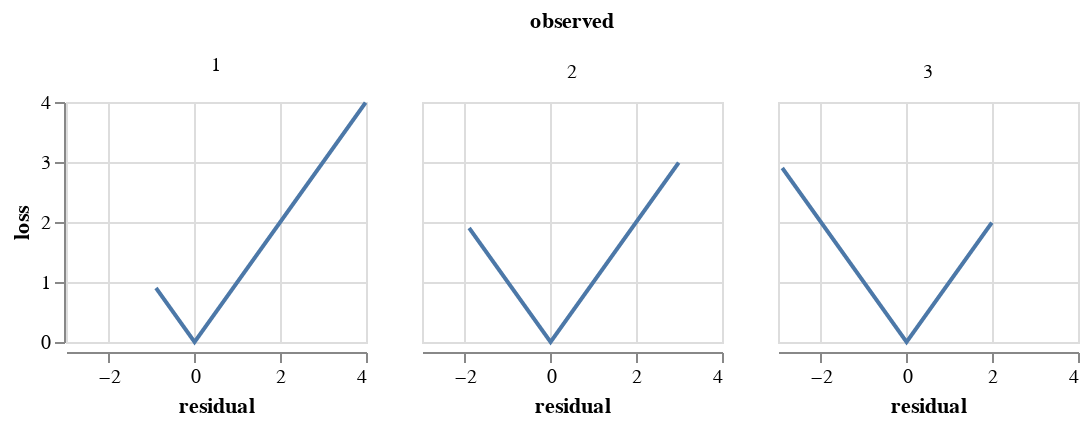

The code cell stored with this chart in its notebook:
### Code cell
alt.Chart(ndf.loc[lambda df: df.loss_type == "MAE"], height=120, width=150).mark_line().encode(
    x="residual", y="loss"
).facet(facet="observed:N")

### Figure 1 — Vega-Lite specification as saved in the notebook (floating-point values rounded to 4 significant figures; data arrays with more than 128 entries replaced by an {"elided": "..."} marker saying what was removed)
{"config": {"view": {"continuousWidth": 400, "continuousHeight": 300}}, "data": {"name": "data-b027b7ada604f942c25af1d47a4d51d1"}, "facet": {"field": "observed", "type": "nominal"}, "spec": {"mark": "line", "encoding": {"x": {"field": "residual", "type": "quantitative"}, "y": {"field": "loss", "type": "quantitative"}}, "height": 120, "width": 150}, "$schema": "https://vega.github.io/schema/vega-lite/v4.17.0.json", "datasets": {"data-b027b7ada604f942c25af1d47a4d51d1": {"elided": "1470 records"}}}
